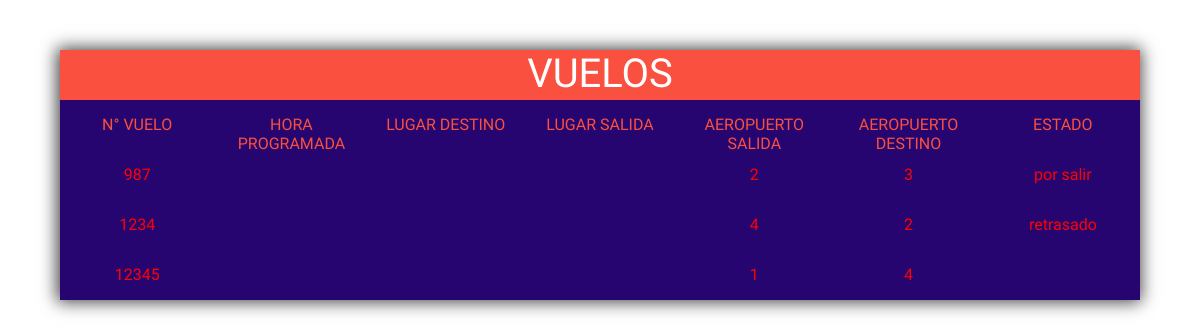
Screenshot of /admi/vuelos.php with the database file from the repository.
### tables this page shows
CREATE TABLE `vuelos` (
  `id_vuelo` int(12) NOT NULL,
  `hora_salida` time NOT NULL,
  `hora_llegada` time NOT NULL,
  `aeropuerto_salida` int(11) NOT NULL,
  `aeropuerto_llegada` int(11) NOT NULL,
  `estado` varchar(30) NOT NULL
);

### admi/vuelos.php (the view, shortened to what this page needs)
<?php
    require_once('../php/coneccion.php');
    $consulta_vuelos = "SELECT * FROM vuelos";
?>
<!DOCTYPE html>
<html lang="en">
<head>
    <link rel="stylesheet" href="../css/vuelos_admi.css">
</head>
<body>
    <div class="tabla_vuelos_administrador">
        <div class="titulo">VUELOS</div>
        <div class="elem_TI">N° VUELO</div>
        <div class="elem_TI">HORA PROGRAMADA</div>
        <div class="elem_TI">LUGAR DESTINO</div>
        <div class="elem_TI">LUGAR SALIDA</div>
        <div class="elem_TI">AEROPUERTO SALIDA</div>
        <div class="elem_TI">AEROPUERTO DESTINO</div>
        <div class="elem_TI">ESTADO</div>
    <?php $resultados = mysqli_query($mysqli,$consulta_vuelos);
    while($row=mysqli_fetch_assoc($resultados)){?>
        <div class="elem"><?php echo $row["id_vuelo"]; ?> </div>
        <div class="elem"><?php echo $row["hora_programada"]; ?> </div>
        <div class="elem"><?php echo $row["destino"]; ?> </div>
        <div class="elem"><?php echo $row["lugar_salida"]; ?> </div>
        <div class="elem"><?php echo $row["aeropuerto_salida"]; ?> </div>
        <div class="elem"><?php echo $row["aeropuerto_llegada"]; ?> </div>
        <div class="elem"><?php echo $row["estado"]; ?> </div>
        <?php } mysqli_free_result($resultados);?>
    </div>
</body>
</html>

### css/vuelos_admi.css (style rules this page uses)
* { padding: 0; margin: 0; font-family: 'Saira Condensed', sans-serif; }
.tabla_vuelos_administrador { width: 90%; background: rgb(38, 5, 112); margin: 50px auto; display: grid; grid-template-columns: repeat(7,1fr); grid-auto-rows: 50px; -webkit-box-shadow: -1px 0px 16px 2px rgba(0,0,0,0.75); -moz-box-shadow: -1px 0px 16px 2px rgba(0,0,0,0.75); box-shadow: -1px 0px 16px 2px rgba(0,0,0,0.75); }
.titulo { grid-column-start:1 ; grid-column-end: 8; text-align: center; background: rgb(250, 80, 63); color: white; padding: 0px; font-size: 40px; }
.elem_TI { text-align: center; color: rgb(250, 80, 63); padding: 15px; }
.elem { text-align: center; color: red; padding: 15px; z-index: 100; }

### rows the page displays
vuelos: id_vuelo "987", aeropuerto_salida "2", aeropuerto_llegada "3", estado "por salir"
vuelos: id_vuelo "1234", aeropuerto_salida "4", aeropuerto_llegada "2", estado "retrasado"
vuelos: id_vuelo "12345", aeropuerto_salida "1", aeropuerto_llegada "4"
